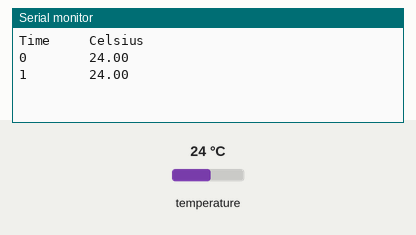
Recording of a sketch running on a simulated Arduino Uno, built with avr-gcc and run on an emulated ATmega328P. Parts: the last lines printed to the serial monitor. The test bench sets the inputs (shaded band); at power-on: temperature 24 °C.

Above: at 4.3 s.
4.4 s: temperature set to 12 °C
At 6.0 s:
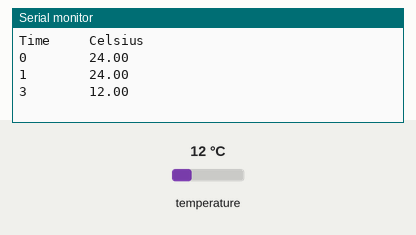
7.0 s: temperature set to 19 °C
At 8.5 s:
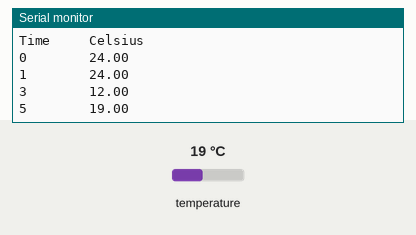
Timing chart, 0 to 10.0 s (numbered marks = the images above; inputs shaded):
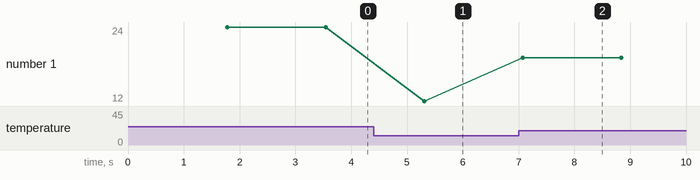

The sketch:

Master_project.ino
```cpp
//I initially copied the code from https://create.arduino.cc/projecthub/TheGadgetBoy/ds18b20-digital-temperature-sensor-and-arduino-9cc806
//If you go and see the code which is displayed on the site, you will notice that it is different. This is because I have modified it according to my expectations.

#include <OneWire.h>  //Libraries to be included     //I searched the libraries on google
#include <DallasTemperature.h>

#define ONE_WIRE_BUS 5   //ONE_WIRE_BUS will take the input from data_pin 5

OneWire oneWire(ONE_WIRE_BUS); // Setup a oneWire instance to communicate with any OneWire devices

DallasTemperature sensors(&oneWire); // Pass our oneWire reference to Dallas Temperature.

 float Celcius=0;         //Set initial temperature unit to 0


void setup(void)
{
  Serial.begin(9600);                       //All the setup is enclosed in this method
  sensors.begin();
  Serial.print("Time     ");
  Serial.println("Celsius   ");

}

void loop(void)
{
  long timeNow = millis();          //Used millis() which I learned in this class to display time.
  int curr = timeNow/1000;          //convert time to seconds
  String t = String(curr);
  sensors.requestTemperatures();       //This requests the temperature from the library
  delay(1000);
  Celcius=sensors.getTempCByIndex(0);     //We get the temperature in Celsius
  String c = String(Celcius);              //To make it easier to read while it prints data out.
  Serial.print(t + "        ");
  Serial.println(c);

}
```

Measured:
- after the input at 4.4 s, the serial monitor: prints a new line after 0.91 s (image 1)
- after the input at 7.0 s, the serial monitor: prints a new line after 0.07 s (image 2)
- plotted number 1: 24 → 12 after the input at 4.4 s, 12 → 19 after the input at 7.0 s
